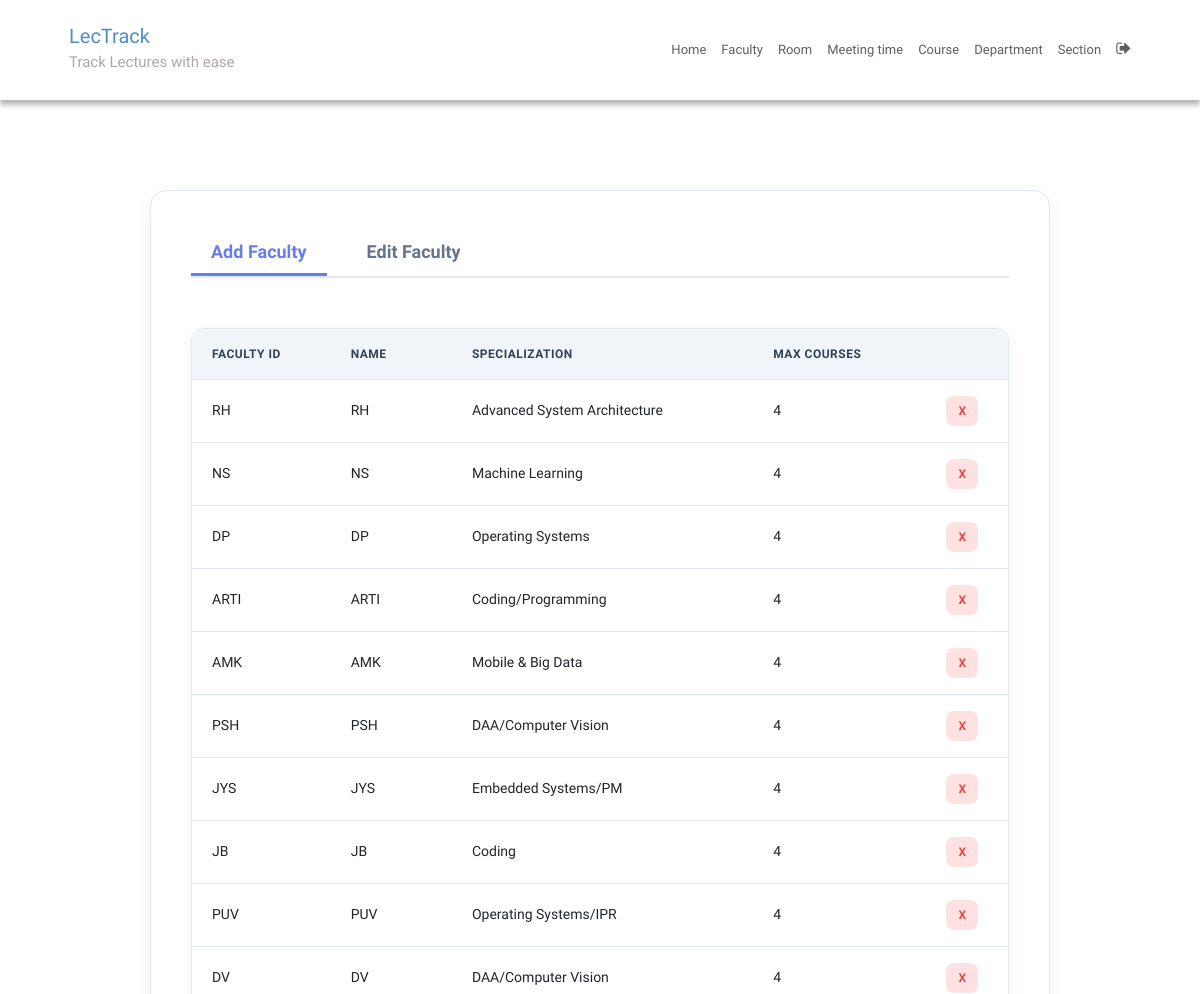
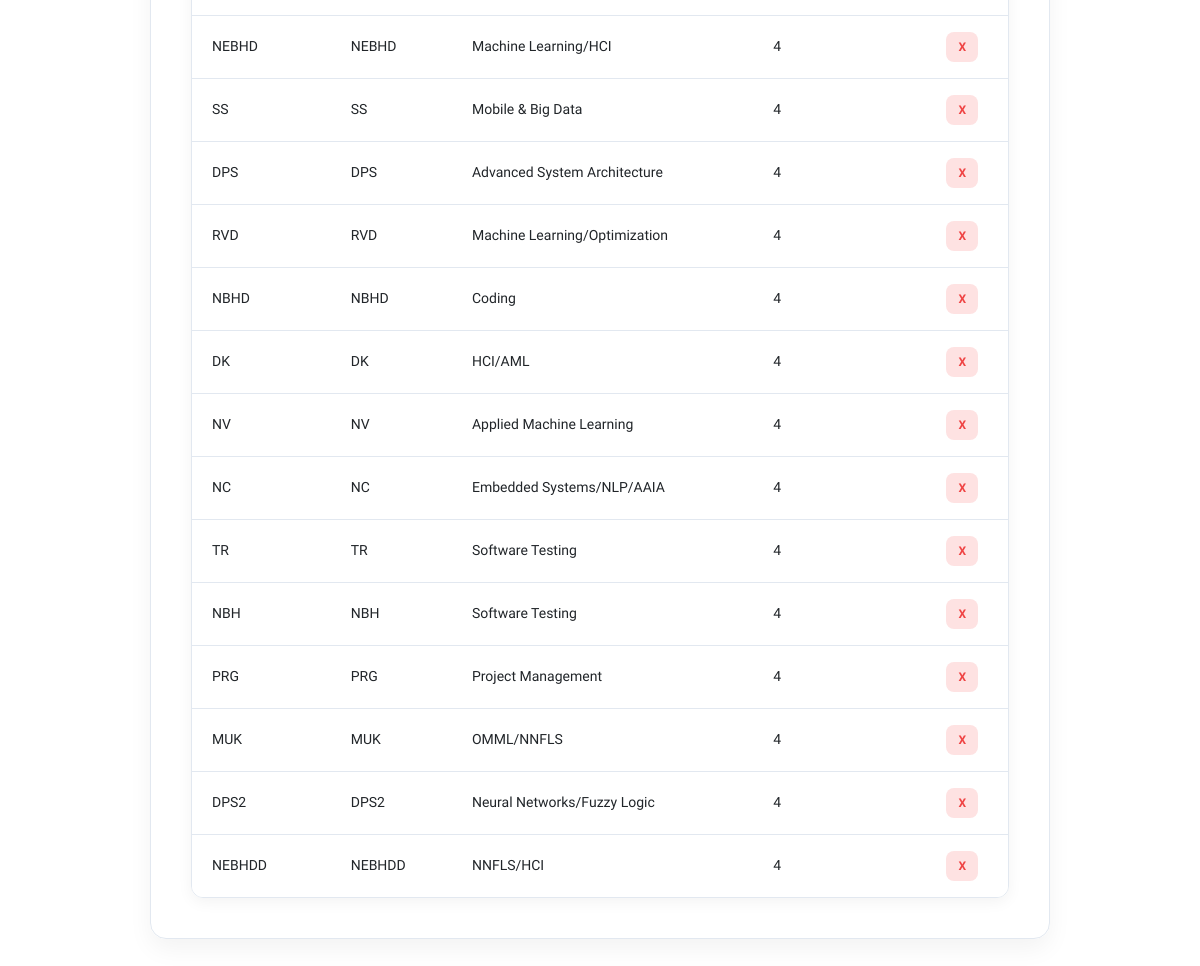
Page /instructorEdit/ (signed in) on the committed database (2 pictures, top to bottom).
### SchedulerApp/models.py (models this page shows, shortened)
class Instructor(models.Model):
    uid = models.CharField(max_length=6)
    name = models.CharField(max_length=25)
    specialization = models.CharField(max_length=50, blank=True, help_text="AI/ML specialization area")
    max_courses_per_semester = models.IntegerField(default=3, help_text="Maximum courses this instructor can handle")

### SchedulerApp/views.py (the view)
# urls.py: path('instructorEdit/', instructorEdit, name='instructorEdit'),
@login_required
def instructorEdit(request):
    context = {'instructors': Instructor.objects.all()}
    return render(request, 'instructorEdit.html', context)

### SchedulerApp/templatetags/index.py (called while the page is built)
@register.tag
def active(parser, token):
    args = token.split_contents()
    template_tag = args[0]
    if len(args) < 2:
        raise (template.TemplateSyntaxError, f'{template_tag} tag requires at least one argument')
    return NavSelectedNode(args[1:])

    def render(self, context):
        path = context['request'].path
        for p in self.patterns:
            pValue = template.Variable(p).resolve(context)
            if path == pValue:
                return 'active'
        return ''

### templates/instructorEdit.html (shortened to what this page needs)
{% extends 'base.html' %}
{% block content %}
{% load static %}
<fieldset class="fieldset">
  <div class="tablink">
    <a href="{% url 'instructorAdd'%}">
      <h1 onclick="openPage('new')" id="defaultOpen">Add Faculty</h1>
    </a>
    <h1 onclick="openPage('edit')" id="link_to_edit">Edit Faculty</h1>
  </div>
  <div class="tabcontent" id="edit">
    <table class="editTable">
      <thead>
        <tr class="table-headers">
          <th>Faculty ID</th>
          <th>Name</th>
          <th>Specialization</th>
          <th>Max Courses</th>
          <th class="empty"></th>
        </tr>
      </thead>
      <tbody>
        {% for faculty in instructors %}
        <tr>
          <td>{{faculty.uid}}</td>
          <td>{{faculty.name}}</td>
          <td>{{faculty.specialization}}</td>
          <td>{{faculty.max_courses_per_semester}}</td>
          <td class="empty">
            <form action="{% url 'deleteinstructor' faculty.id %}" method="post">
              <input type="submit" value="X" class="cross">
            </form>
          </td>
        </tr>
        {% endfor %}
      </tbody>
    </table>
  </div>
</fieldset>
{% endblock %}

### static/CSS/style.css (style rules this page uses)
:root { --blue1: #4A90E2; --blue2: #357ABD; --blue3: #2968A3; --purple1: #9B59B6; --purple2: #8E44AD; --purple3: #7D3C98; --purple4: #BB8FCE; --white: #fff; --grey: #aaa; --dark-grey: #444; --light-grey: #a29999; --lighter-grey: #dddddd; --lightest-grey: #f3f3f3; --box-shadow: #9e9292; }
html { font-size: 100%; box-sizing: border-box; scroll-behavior: smooth; }
html, body { margin: 0; padding: 0; width: 100vw; min-height: 100%; text-rendering: optimizeLegibility; font-family: "Quicksand", sans-serif; font-size: 62.5%; }
body { position: relative; }
a { text-decoration: none; }
fieldset { padding: 40px; border-radius: 16px; background: white; box-shadow: 0 10px 25px rgba(0, 0, 0, 0.05); border: 1px solid #e2e8f0; margin-top: 30px; }
.fieldset { width: 100%; max-width: 900px; margin-left: auto; margin-right: auto; font-size: 1.6rem; }
.tablink { display: flex; gap: 20px; margin-bottom: 30px; border-bottom: 2px solid #e2e8f0; }
.tablink a { text-decoration: none; }
.tablink h1 { color: #64748b; padding: 10px 20px; cursor: pointer; font-size: 1.8rem; font-weight: 700; margin: 0; border-bottom: 3px solid transparent; transition: all 0.3s; }
.tablink h1:hover, .tablink h1#defaultOpen { color: #667eea; border-bottom-color: #667eea; }
.tabcontent { display: flex; flex-direction: column; gap: 20px; }
.editTable, .timetable { width: 100%; border-collapse: separate; border-spacing: 0; margin-top: 2rem; font-size: 1.4rem; border-radius: 12px; overflow: hidden; box-shadow: 0 4px 15px rgba(0, 0, 0, 0.05); border: 1px solid #e2e8f0; }
.editTable thead tr, .timetable thead tr { background-color: #f1f5f9; color: #334155; font-weight: 700; text-transform: uppercase; font-size: 1.2rem; letter-spacing: 0.5px; }
.editTable th, .editTable td, .timetable th, .timetable td { padding: 16px 20px; text-align: left; border-bottom: 1px solid #e2e8f0; }
.editTable tbody tr, .timetable tbody tr { transition: background-color 0.2s; background-color: white; }
.editTable tbody tr:last-child td, .timetable tbody tr:last-child td { border-bottom: none; }
.empty form { display: flex; justify-content: center; }
.cross { border-radius: 8px; font-size: 1.2rem; font-weight: bold; padding: 6px 12px; color: #ef4444; background-color: #fee2e2; border: none; cursor: pointer; transition: background 0.2s, color 0.2s; }

### rows in the picture
Instructor: uid "RH", name "RH", specialization "Advanced System Architecture", max_courses_per_semester "4"
Instructor: uid "NS", name "NS", specialization "Machine Learning", max_courses_per_semester "4"
Instructor: uid "DP", name "DP", specialization "Operating Systems", max_courses_per_semester "4"
Instructor: uid "ARTI", name "ARTI", specialization "Coding/Programming", max_courses_per_semester "4"
Instructor: uid "AMK", name "AMK", specialization "Mobile & Big Data", max_courses_per_semester "4"
Instructor: uid "PSH", name "PSH", specialization "DAA/Computer Vision", max_courses_per_semester "4"
Instructor: uid "JYS", name "JYS", specialization "Embedded Systems/PM", max_courses_per_semester "4"
Instructor: uid "JB", name "JB", specialization "Coding", max_courses_per_semester "4"
Instructor: uid "PUV", name "PUV", specialization "Operating Systems/IPR", max_courses_per_semester "4"
Instructor: uid "DV", name "DV", specialization "DAA/Computer Vision", max_courses_per_semester "4"
Instructor: uid "NEBHD", name "NEBHD", specialization "Machine Learning/HCI", max_courses_per_semester "4"
Instructor: uid "SS", name "SS", specialization "Mobile & Big Data", max_courses_per_semester "4"
Instructor: uid "DPS", name "DPS", specialization "Advanced System Architecture", max_courses_per_semester "4"
Instructor: uid "RVD", name "RVD", specialization "Machine Learning/Optimization", max_courses_per_semester "4"
Instructor: uid "NBHD", name "NBHD", specialization "Coding", max_courses_per_semester "4"
Instructor: uid "DK", name "DK", specialization "HCI/AML", max_courses_per_semester "4"
Instructor: uid "NV", name "NV", specialization "Applied Machine Learning", max_courses_per_semester "4"
Instructor: uid "NC", name "NC", specialization "Embedded Systems/NLP/AAIA", max_courses_per_semester "4"
Instructor: uid "TR", name "TR", specialization "Software Testing", max_courses_per_semester "4"
Instructor: uid "NBH", name "NBH", specialization "Software Testing", max_courses_per_semester "4"
Instructor: uid "PRG", name "PRG", specialization "Project Management", max_courses_per_semester "4"
Instructor: uid "MUK", name "MUK", specialization "OMML/NNFLS", max_courses_per_semester "4"
Instructor: uid "DPS2", name "DPS2", specialization "Neural Networks/Fuzzy Logic", max_courses_per_semester "4"
Instructor: uid "NEBHDD", name "NEBHDD", specialization "NNFLS/HCI", max_courses_per_semester "4"
